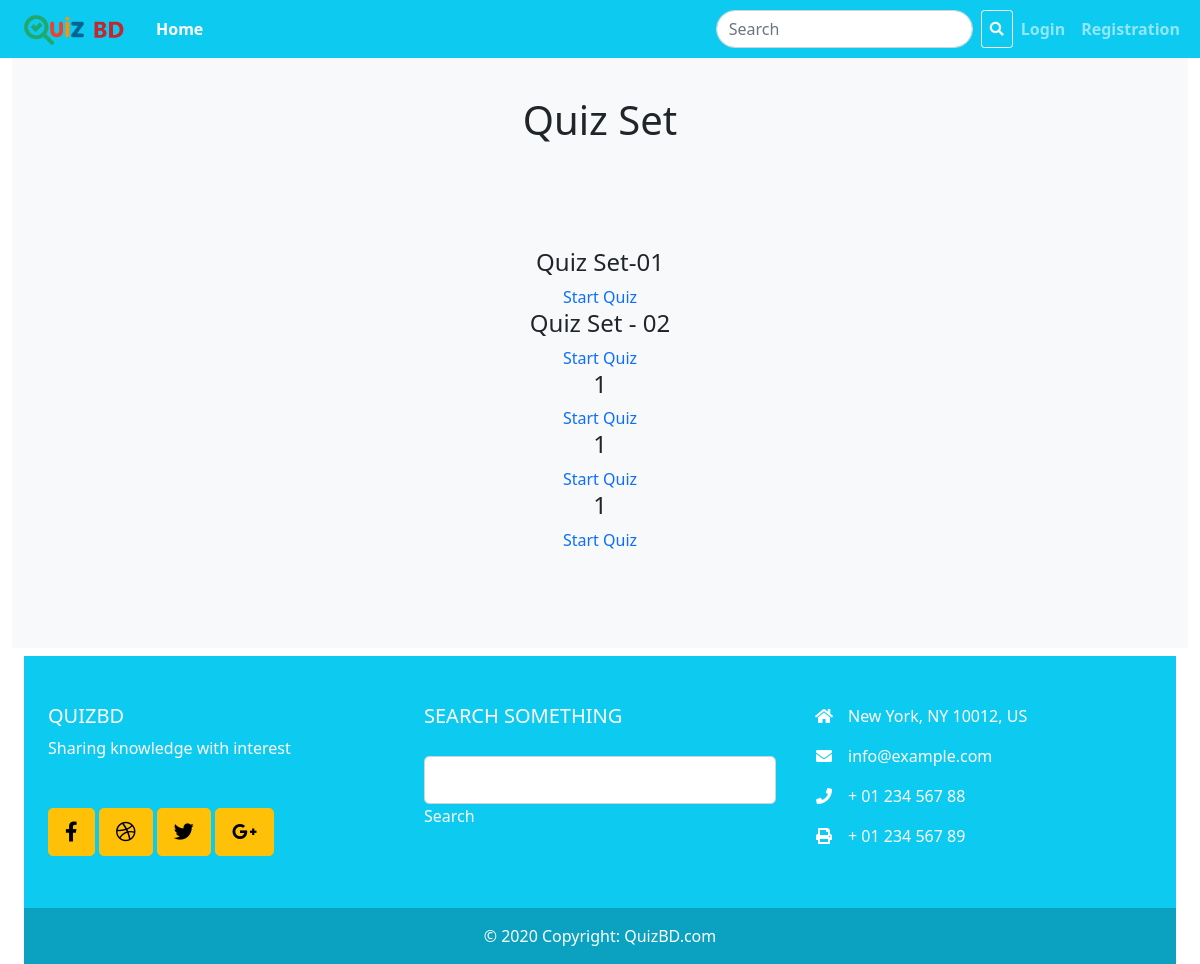
The app's page /quizbd-master-main/quizset.php?topic=7 with its own data.
### tables this page shows
CREATE TABLE `quizset` (
  `id` int(11) NOT NULL,
  `cid` int(11) NOT NULL,
  `scid` int(11) NOT NULL,
  `tid` int(11) NOT NULL,
  `setname` varchar(60) NOT NULL,
  `quizset` text DEFAULT NULL,
  `status` set('1','2','3') NOT NULL DEFAULT '1',
  `created` timestamp NOT NULL DEFAULT current_timestamp()
);

### quizbd-master-main/quizset.php (the view, shortened to what this page needs)
<?php
require "database.php";
?>
<?php require "inc/header.php"; ?>
<div class="container-fluid text-center">
   <div class="row pt-5 pb-5 bg-light">
   <div class="pt-5 pb-5">
   <h1>Quiz Set</h1>
  </div>
 <div class="col-md-12 pt-5 pb-5">
 <?php
 $topicid = $conn->escape_string($_GET['topic']);
  $quizset = "SELECT * FROM `quizset` WHERE tid=".$topicid;
  $result = $conn->query($quizset);
  if($result->num_rows > 0){
      echo '<div>';
    while($row = $result->fetch_assoc()){
        echo '<div><h4 class="text-center">'.$row['setname'].'</h4><a class="d-block text-center" href="quiz.php?quizset='.$row['id'].'">Start Quiz</a></div>';
    }
    echo '</div>';
  }
?>
 </div>
   </div>
 </div>
<?php require "inc/footer.php"; ?>
</body>
               </html>

### quizbd-master-main/inc/header.php (style rules this page uses)
a { text-decoration: none; }

### records on screen
quizset: setname "Quiz Set-01"
quizset: setname "Quiz Set - 02"
quizset: setname "1"
quizset: setname "1"
quizset: setname "1"
